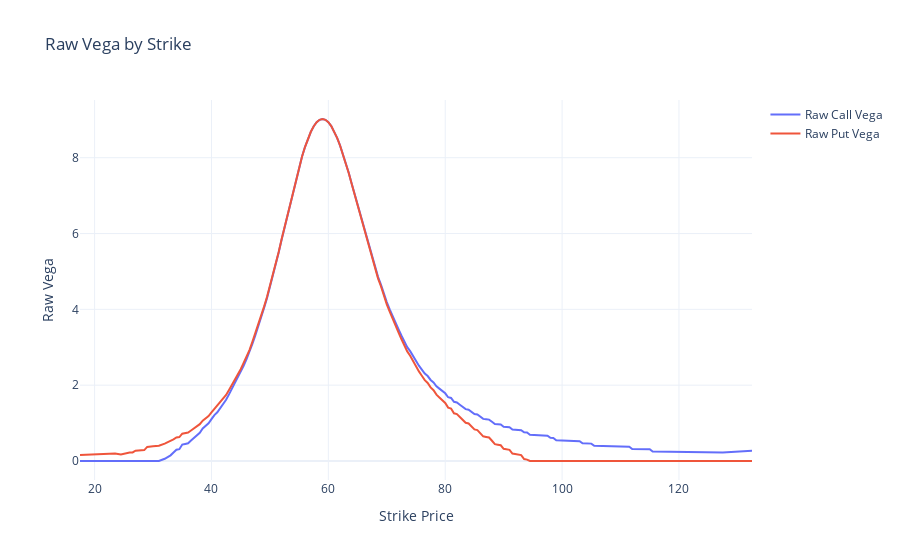

Write notebook code for a chart like this one.
### Code cell
fig = go.Figure()
add_vol_plot(
    fig=fig,
    vol_df=df,
    name="Raw Call Vega",
    y_col="call_vega_raw",
    strike_range=mid_range,
    mode="lines",
)
add_vol_plot(
    fig=fig,
    vol_df=df,
    name="Raw Put Vega",
    y_col="put_vega_raw",
    strike_range=mid_range,
    mode="lines",
)
fig.update_layout(
    title="Raw Vega by Strike",
    xaxis_title="Strike Price",
    yaxis_title="Raw Vega",
    template="plotly_white",
)
fig.show()

### Figure 1 — Plotly figure (JSON) as saved in the notebook; plotly's stock layout.template omitted (floating-point values rounded to 4 significant figures; data arrays with more than 128 entries replaced by an {"elided": "..."} marker saying what was removed)
{"data": [{"mode": "lines", "name": "Raw Call Vega", "x": {"elided": "206 float values"}, "y": {"elided": "206 float values"}, "type": "scatter"}, {"mode": "lines", "name": "Raw Put Vega", "x": {"elided": "206 float values"}, "y": {"elided": "206 float values"}, "type": "scatter"}], "layout": {"title": {"text": "Raw Vega by Strike"}, "xaxis": {"title": {"text": "Strike Price"}}, "yaxis": {"title": {"text": "Raw Vega"}}}}
